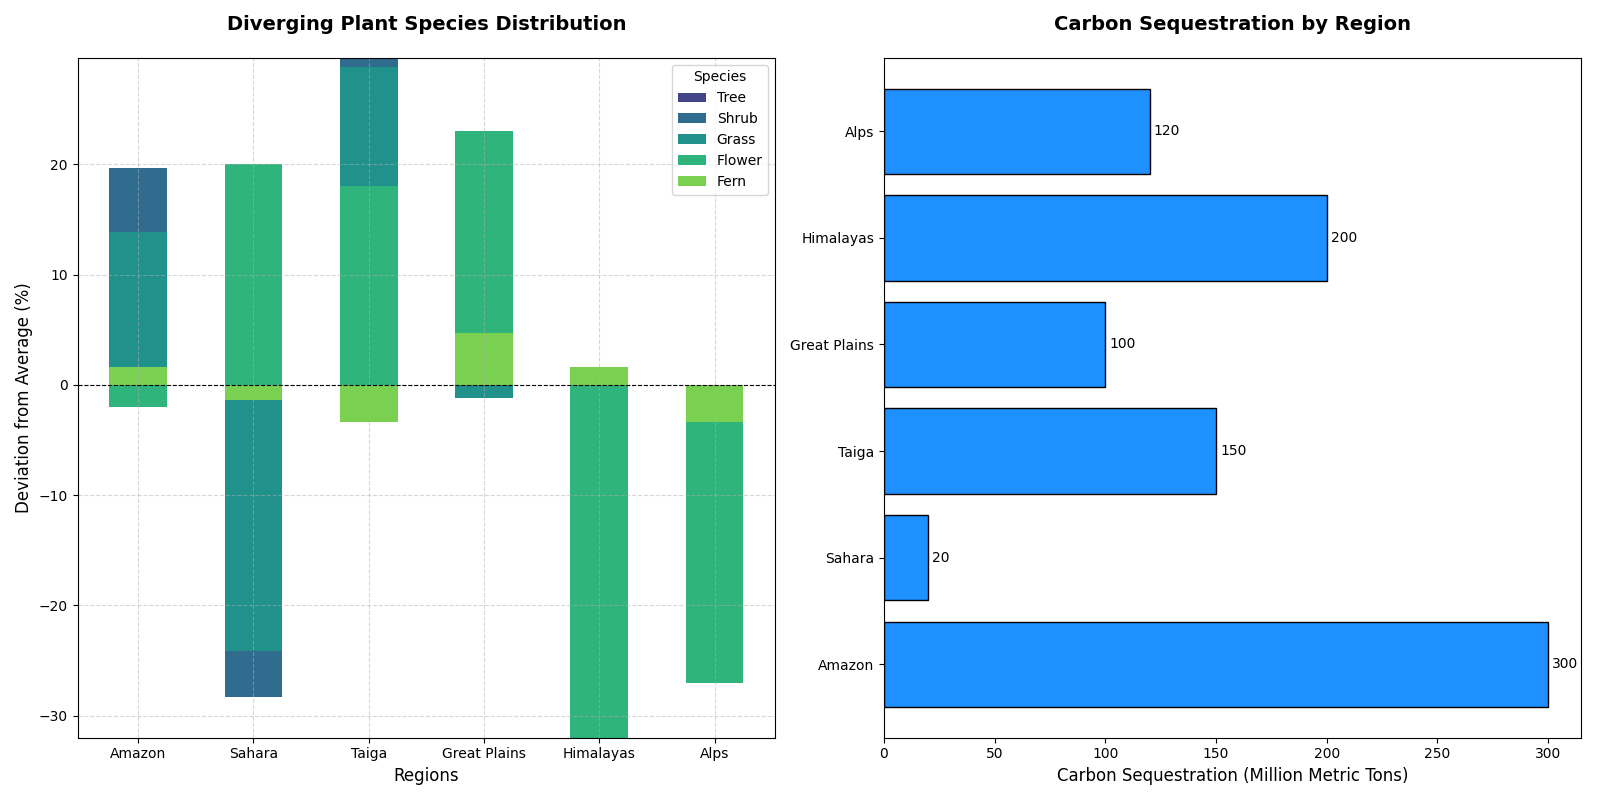

Reproduce this figure in Python.
import matplotlib.pyplot as plt
import numpy as np

# Data
regions = ['Amazon', 'Sahara', 'Taiga', 'Great Plains', 'Himalayas', 'Alps']
species = ['Tree', 'Shrub', 'Grass', 'Flower', 'Fern']
species_distribution = [
    [50, 5, 10, 30, 5],    # Amazon
    [2, 15, 70, 5, 8],     # Sahara
    [60, 10, 15, 5, 10],   # Taiga
    [35, 5, 50, 8, 2],     # Great Plains
    [10, 20, 5, 60, 5],    # Himalayas
    [25, 10, 5, 50, 10]    # Alps
]

carbon_sequestration = [300, 20, 150, 100, 200, 120]  # in Million Metric Tons

# Bar colors
colors = plt.cm.viridis(np.linspace(0.2, 0.8, len(species)))

# Initialize figure and axes
fig, (ax1, ax2) = plt.subplots(1, 2, figsize=(16, 8))

# Calculate average distribution to determine divergence
avg_distribution = np.mean(np.array(species_distribution), axis=0)

# Diverging bar chart for species distribution
sequence_ids = np.arange(len(regions))

# Initialize bottom values
bottom_vals = np.zeros(len(regions))

# Plotting each species
for i, specie in enumerate(species):
    # Calculate the deviation for each region
    currentSpeciesDistribution = np.array([dist[i] - avg_distribution[i] for dist in species_distribution])
    
    # Create a diverging bar chart with bottom_vals for previous species
    ax1.bar(sequence_ids, currentSpeciesDistribution, 0.5, label=specie, color=colors[i], bottom=bottom_vals)
    
    # Update bottom_vals for the next species
    bottom_vals += currentSpeciesDistribution

# Customize diverging bar chart    
ax1.set_xlabel('Regions', fontsize=12)
ax1.set_ylabel('Deviation from Average (%)', fontsize=12)
ax1.set_title('Diverging Plant Species Distribution', fontsize=14, fontweight='bold', pad=20)
ax1.set_xticks(sequence_ids)
ax1.set_xticklabels(regions)
ax1.axhline(0, color='black', linewidth=0.8, linestyle='--')
ax1.legend(title='Species', loc='upper right')
ax1.grid(True, linestyle='--', alpha=0.5)

# Bar chart for carbon sequestration (unchanged)
bars = ax2.barh(regions, carbon_sequestration, color='dodgerblue', edgecolor='black')

# Customize carbon sequestration chart
ax2.set_xlabel('Carbon Sequestration (Million Metric Tons)', fontsize=12)
ax2.set_title('Carbon Sequestration by Region', fontsize=14, fontweight='bold', pad=20)

# Add annotations for the carbon sequestration chart
for bar in bars:
    width = bar.get_width()
    ax2.annotate(f'{width}', 
                 xy=(width, bar.get_y() + bar.get_height()/2), 
                 xytext=(3, 0), 
                 textcoords='offset points', 
                 ha='left', va='center', fontsize=10)

# Adjust layout for visualization
plt.tight_layout()
plt.show()
